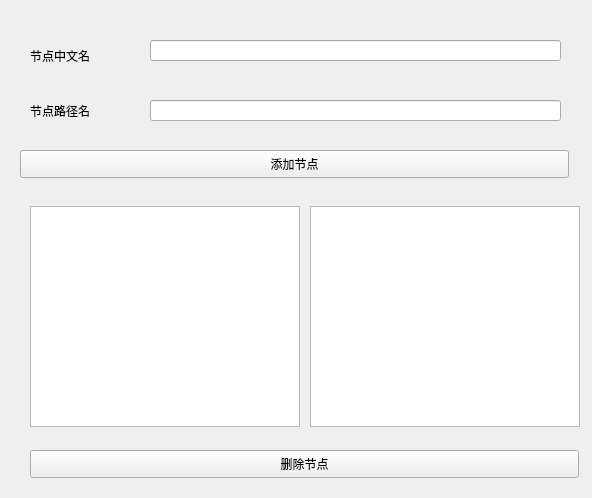
<?xml version="1.0" encoding="UTF-8"?>
<ui version="4.0">
 <class>Hs_collect_setting</class>
 <widget class="QWidget" name="Hs_collect_setting">
  <property name="geometry">
   <rect>
    <x>0</x>
    <y>0</y>
    <width>592</width>
    <height>498</height>
   </rect>
  </property>
  <property name="windowTitle">
   <string>Form</string>
  </property>
  <widget class="QPushButton" name="pushButton_2">
   <property name="geometry">
    <rect>
     <x>30</x>
     <y>450</y>
     <width>549</width>
     <height>28</height>
    </rect>
   </property>
   <property name="text">
    <string>删除节点</string>
   </property>
  </widget>
  <widget class="QPushButton" name="pushButton">
   <property name="geometry">
    <rect>
     <x>20</x>
     <y>150</y>
     <width>549</width>
     <height>28</height>
    </rect>
   </property>
   <property name="text">
    <string>添加节点</string>
   </property>
  </widget>
  <widget class="QLabel" name="chinese_name">
   <property name="geometry">
    <rect>
     <x>30</x>
     <y>40</y>
     <width>81</width>
     <height>31</height>
    </rect>
   </property>
   <property name="text">
    <string>节点中文名</string>
   </property>
  </widget>
  <widget class="QPlainTextEdit" name="chinese_names">
   <property name="geometry">
    <rect>
     <x>310</x>
     <y>206</y>
     <width>270</width>
     <height>221</height>
    </rect>
   </property>
  </widget>
  <widget class="QPlainTextEdit" name="node_names">
   <property name="geometry">
    <rect>
     <x>30</x>
     <y>206</y>
     <width>270</width>
     <height>221</height>
    </rect>
   </property>
  </widget>
  <widget class="QLabel" name="node_name">
   <property name="geometry">
    <rect>
     <x>30</x>
     <y>90</y>
     <width>75</width>
     <height>41</height>
    </rect>
   </property>
   <property name="text">
    <string>节点路径名</string>
   </property>
  </widget>
  <widget class="QLineEdit" name="ch_input">
   <property name="geometry">
    <rect>
     <x>150</x>
     <y>40</y>
     <width>411</width>
     <height>21</height>
    </rect>
   </property>
  </widget>
  <widget class="QLineEdit" name="node_input">
   <property name="geometry">
    <rect>
     <x>150</x>
     <y>100</y>
     <width>411</width>
     <height>21</height>
    </rect>
   </property>
  </widget>
 </widget>
 <resources/>
 <connections/>
</ui>
